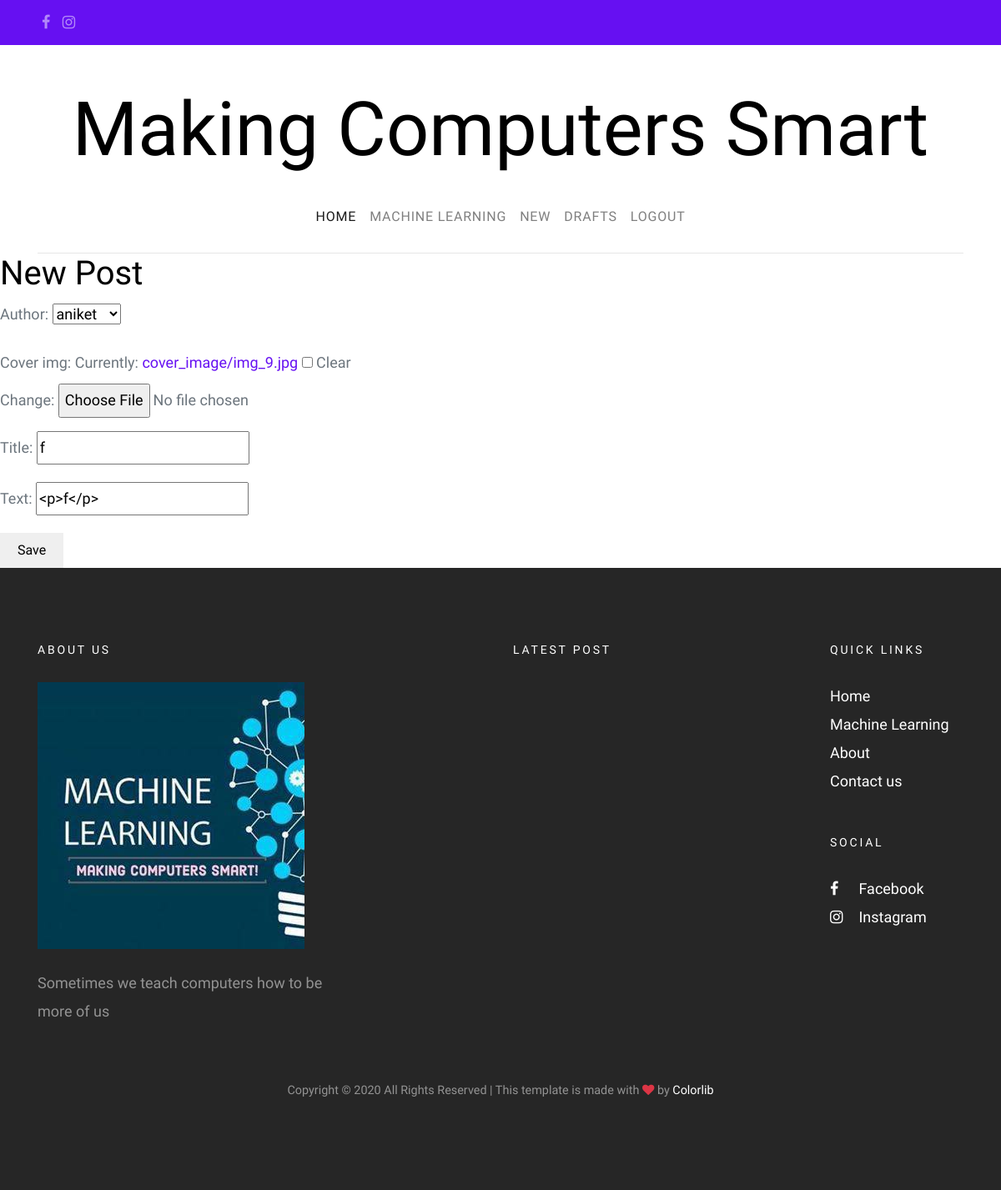
Page /post/10/edit/ (signed in) on the committed database.
### blog/models.py (models this page shows, shortened)
class Post(models.Model):
    author = models.ForeignKey('UserProfileInfo', on_delete = models.CASCADE)
    title = models.CharField(max_length = 200)
    cover_img = models.ImageField(upload_to = 'cover_image', blank = True)
    text = models.TextField()
    created_date = models.DateTimeField(default = timezone.now)
    published_date = models.DateTimeField(blank = True, null = True)

### blog/views.py (the view)
# urls.py: path('post/<int:pk>/edit/', PostUpdateView.as_view(), name = 'post_edit'),
class PostUpdateView(LoginRequiredMixin, UpdateView):
    template_name = 'post_form.html'
    success_url = reverse_lazy('post_list')
    login_url = '/login/'
    form_class = PostForm
    model = Post

### blog/forms.py
class PostForm(forms.ModelForm):
    class Meta():
        model = Post
        fields = ('author','cover_img', 'title', 'text')
        widgets = {
            'title' : forms.TextInput(attrs = {'class' : 'textinputclass'}),
            'text' : SummernoteWidget()
        }

### blog/models.py (called while the page is built)
    def __str__(self):
        return self.user.username

### blog/templates/blog/post_form.html (shortened to what this page needs)
{% extends "blog/base.html" %}
{% block content %}
    <h1>New Post</h1>
    <form class="post-form" method="POST" enctype="multipart/form-data">
        {{form.as_p}}
        <button type="submit" class = 'save btn btn default' name="button">Save</button>
    </form>
{% endblock %}

### blog/static/css/style.css (style rules this page uses)
body { background: #ccc url("../images/photography.png") repeat; font-family: "Inconsolata", SFMono-Regular, Menlo, Monaco, Consolas, "Liberation Mono", "Courier New", monospace; font-weight: 300; font-size: 18px; line-height: 1.9; color: #6c757d; }
a { -webkit-transition: .3s all ease; -o-transition: .3s all ease; transition: .3s all ease; text-decoration: none; }
h1, h2, h3, h4, h5 { color: #000; font-family: "Josefin Sans", -apple-system, BlinkMacSystemFont, "Segoe UI", Roboto, "Helvetica Neue", Arial, sans-serif, "Apple Color Emoji", "Segoe UI Emoji", "Segoe UI Symbol", "Noto Color Emoji"; }
.btn, .form-control { outline: none; -webkit-box-shadow: none !important; box-shadow: none !important; border-radius: 0; }
.btn { -webkit-transition: .3s all ease; -o-transition: .3s all ease; transition: .3s all ease; padding: 8px 20px; }

### rows in the picture
Post: author "aniket", title "f", text "<p>f</p>"
